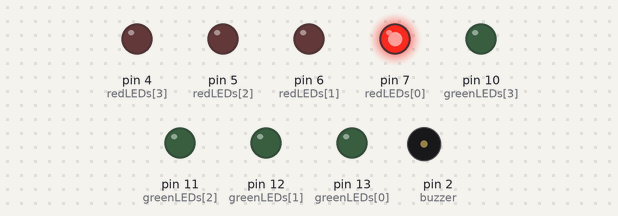
The sketch below on a simulated Arduino Uno, built with avr-gcc and run on an emulated ATmega328P. Shown: output pins drawn as LEDs (lit = HIGH), buzzer (waves = sounding).

Above: at 0.6 s.
At 1.6 s:
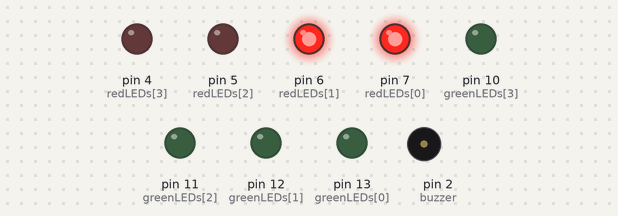
At 2.6 s:
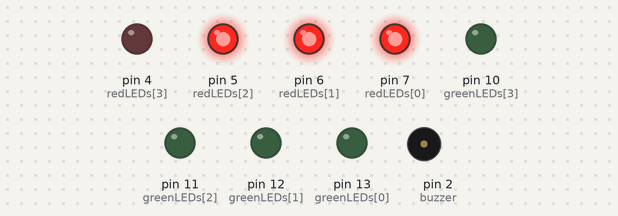
At 4.5 s:
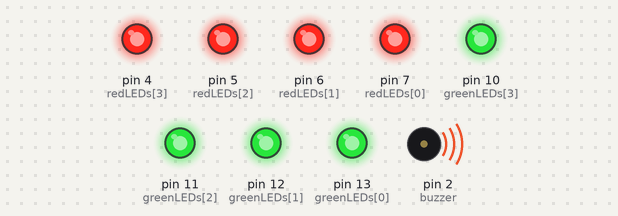
At 7.5 s:
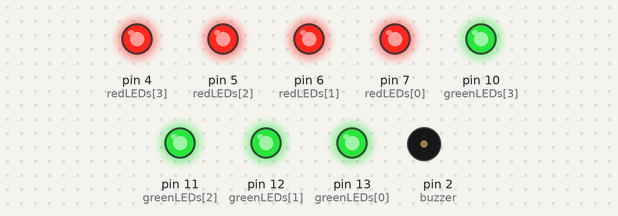
At 11.0 s:
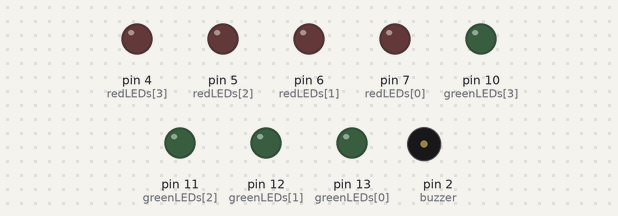
Timing chart, 0 to 15.6 s (numbered marks = the images above):
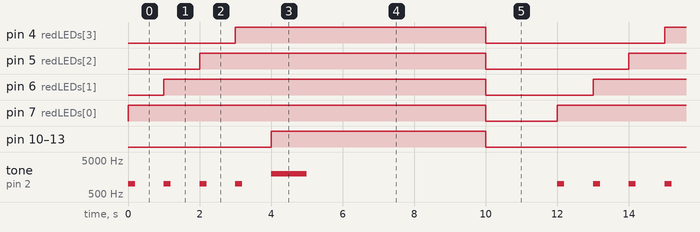

Measured:
- by itself, pin 4 (redLEDs[3]): alternates HIGH for 7.0 s and LOW for 5.0 s
- by itself, pin 5 (redLEDs[2]): alternates HIGH for 8.0 s and LOW for 4.0 s
- by itself, pin 6 (redLEDs[1]): alternates HIGH for 9.0 s and LOW for 3.0 s
- by itself, pin 7 (redLEDs[0]): alternates HIGH for 10.0 s and LOW for 2.0 s
- by itself, pin 10 (greenLEDs[3]), pin 11 (greenLEDs[2]), pin 12 (greenLEDs[1]), pin 13 (greenLEDs[0]): alternates HIGH for 6.0 s and LOW for 6.0 s
- by itself, tone on pin 2 (buzzer): repeats every 12.0 s: 3 × (silent 0.80 s, 1000 Hz 0.20 s), silent 0.80 s, 2000 Hz 1.0 s, silent 7.0 s, 1000 Hz 0.20 s

The sketch:

SemaforoCorridaComSom.ino
```cpp
// Definindo os pinos dos LEDs vermelhos
const int redLEDs[] = {7, 6, 5, 4};

// Definindo os pinos dos LEDs verdes
const int greenLEDs[] = {13, 12, 11, 10};

// Definindo o pino do buzzer
const int buzzer = 2;

// Tempo de atraso entre cada LED (em milissegundos)
const int delayTime = 1000;

// Frequências para os sons
const int beepFrequency = 1000; // Frequência do beep padrão
const int startFrequency = 2000; // Frequência do beep de início

void setup() {
  // Configurando os pinos dos LEDs vermelhos como saída
  for (int i = 0; i < 4; i++) {
    pinMode(redLEDs[i], OUTPUT);
  }

  // Configurando os pinos dos LEDs verdes como saída
  for (int i = 0; i < 4; i++) {
    pinMode(greenLEDs[i], OUTPUT);
  }

  // Configurando o pino do buzzer como saída
  pinMode(buzzer, OUTPUT);
}

void loop() {
  // Acendendo os LEDs vermelhos um a um com beep
  for (int i = 0; i < 4; i++) {
    digitalWrite(redLEDs[i], HIGH);
    tone(buzzer, beepFrequency);
    delay(200); // Duração do beep
    noTone(buzzer);
    delay(delayTime - 200); // Espera pelo tempo restante
  }

  // Todos os LEDs verdes acendem e som de início
  for (int i = 0; i < 4; i++) {
    digitalWrite(greenLEDs[i], HIGH);
  }

  tone(buzzer, startFrequency);
  delay(1000); // Duração do beep de início
  noTone(buzzer);

  // Aguardar antes de apagar todos os LEDs para reiniciar o ciclo
  delay(5000);

  // Apagar todos os LEDs vermelhos e verdes
  for (int i = 0; i < 4; i++) {
    digitalWrite(redLEDs[i], LOW);
    digitalWrite(greenLEDs[i], LOW);
  }

  // Pausa antes de reiniciar o ciclo
  delay(2000);
}
```
